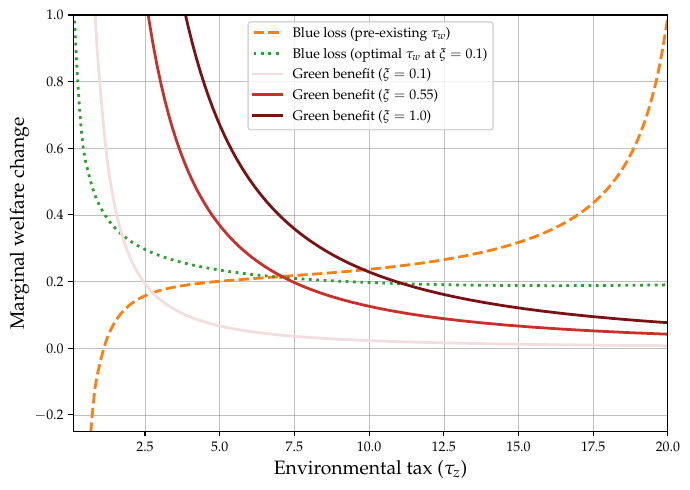

Recreate this plot in Python.
# plot_slopes_and_penalty_slope.py
#
# Computes and plots:
#  1) –Slopes of the two aggregate welfare‐difference curves
#     (pre‐existing τ_w vs. optimal τ_w at ξ=0.1)  ← flipped by multiplying by –1
#  2) –Slope of the penalty term d/dτ_z[5·ξ·(z_c + z_d)] for ξ ∈ {0.1, 0.55, 1.0}
# against τ_z, all in one figure with the original styling.

import numpy as np
import matplotlib.pyplot as plt
import matplotlib as mpl
from scipy.interpolate import make_interp_spline
import sys, os

# ─── Matplotlib LaTeX setup ───────────────────────────────────────────────────
mpl.rcParams.update({
    "text.usetex": True,
    "font.family":  "serif",
    "font.serif":   ["Palatino"],
    "text.latex.preamble": r"""
        \PassOptionsToPackage{sc}{mathpazo}
        \linespread{1.5}
        \usepackage[T1]{fontenc}
    """,
})

# ─── Ensure solver is on path ─────────────────────────────────────────────────
project_root = os.path.dirname(os.path.dirname(os.path.abspath(__file__)))
if project_root not in sys.path:
    sys.path.insert(0, project_root)

from a_solvers.inner_solver import solve, n

# ─── Parameters & grids ───────────────────────────────────────────────────────
g              = 5.0
tau_w_init     = np.array([0.015, 0.072, 0.115, 0.156, 0.24])
tau_w_opt      = np.array([-1.12963781, -0.06584074, 0.2043803, 0.38336986, 0.63241591])
tau_z_values   = np.linspace(0.1, 20.0, 100)
tau_z_baseline = 0.1

# ─── Baseline utilities at τ_z = 0.1 ───────────────────────────────────────────
_, res1, c1 = solve(tau_w_init,  tau_z_baseline, g)
_, res2, c2 = solve(tau_w_opt,   tau_z_baseline, g)
if not (c1 and c2):
    raise RuntimeError("Baseline did not converge.")
u0_1 = res1["utilities"]
u0_2 = res2["utilities"]

# ─── Compute aggregate welfare differences over τ_z_values ────────────────────
agg_diff1 = np.zeros_like(tau_z_values)
agg_diff2 = np.zeros_like(tau_z_values)
for j, tz in enumerate(tau_z_values):
    _, r1, conv1 = solve(tau_w_init, tz, g)
    _, r2, conv2 = solve(tau_w_opt,  tz, g)
    u1 = r1["utilities"] if conv1 else u0_1
    u2 = r2["utilities"] if conv2 else u0_2
    agg_diff1[j] = np.sum(u1 - u0_1)
    agg_diff2[j] = np.sum(u2 - u0_2)

# ─── Smooth and differentiate welfare curves ──────────────────────────────────
tau_z_smooth = np.linspace(tau_z_values.min(), tau_z_values.max(), 300)
spl1 = make_interp_spline(tau_z_values, agg_diff1)
spl2 = make_interp_spline(tau_z_values, agg_diff2)
slope1 = spl1.derivative()(tau_z_smooth)
slope2 = spl2.derivative()(tau_z_smooth)

# ─── Compute aggregate pollution for pre-existing τ_w ─────────────────────────
agg_poll = np.zeros_like(tau_z_values)
for j, tz in enumerate(tau_z_values):
    _, rp, convp = solve(tau_w_init, tz, g)
    if not convp:
        raise RuntimeError(f"Model did not converge at τ_z = {tz:.3f}")
    agg_poll[j] = rp["z_c"] + rp["z_d"]

# ─── Smooth pollution curve and compute its derivative ───────────────────────
poll_spline = make_interp_spline(tau_z_values, agg_poll)
poll_smooth = poll_spline(tau_z_smooth)
poll_slope  = poll_spline.derivative()(tau_z_smooth)  # d/dτ_z (z_c+z_d)

# ─── Plot all curves together ─────────────────────────────────────────────────
plt.figure(figsize=(7, 5))

# (1) Flipped slopes of welfare-difference curves
plt.plot(
    tau_z_smooth, -slope1,
    color='tab:orange', linestyle='--', linewidth=2,
    label=r'Blue loss (pre-existing $\tau_w$)'
)
plt.plot(
    tau_z_smooth, -slope2,
    color='tab:green', linestyle=':', linewidth=2,
    label=r'Blue loss (optimal $\tau_w$ at $\xi=0.1$)'
)

# (2) Flipped slopes of penalty term d/dτ_z[5·ξ·(z_c+z_d)] for three ξ
xis           = [0.1, 0.55, 1.0]
maroon_shades = ['#f2dede', '#c9302c', '#7b1113']  # light → medium → dark
for xi_val, col in zip(xis, maroon_shades):
    plt.plot(
        tau_z_smooth,
        -5 * xi_val * poll_slope,  # now flipped
        linewidth=2,
        color=col,
        label=rf'Green benefit ($\xi={xi_val}$)'
    )

# ─── Styling (unchanged) ─────────────────────────────────────────────────────
plt.xlim(0.1, 20.0)
plt.ylim(-0.25, 1.00)
plt.xlabel(r'Environmental tax ($\tau_z$)', fontsize=14)
plt.ylabel(r'Marginal welfare change', fontsize=14)
plt.grid(True, color='grey', linestyle='-', linewidth=0.3, alpha=0.5)
plt.legend(loc='best', fontsize=10)
plt.tight_layout()

# ─── Save & show ─────────────────────────────────────────────────────────────

plt.savefig("c_opttax/g_tradeoff.pdf", bbox_inches='tight')
